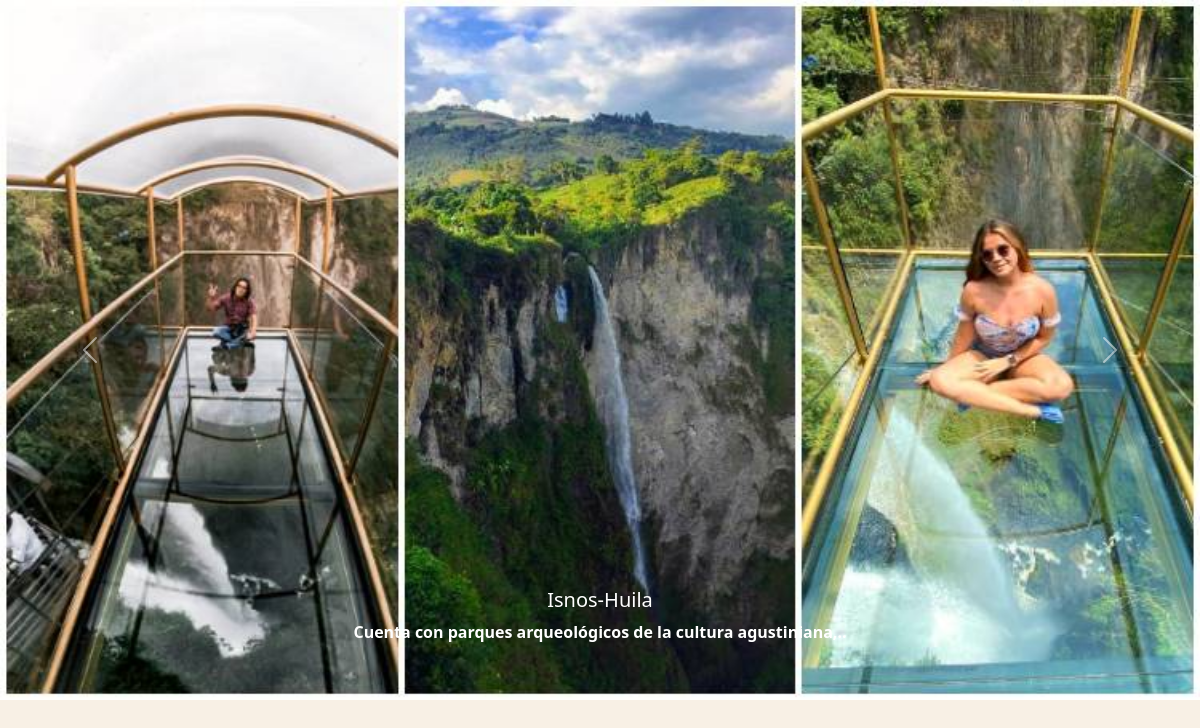
The page /php/lugaresturisticos.php on the database its author committed.
### tables this page shows
CREATE TABLE `destino` (
  `idDestino` int(6) NOT NULL,
  `descripcion` char(200) NOT NULL,
  `foto` varchar(30) NOT NULL,
  `municipio` varchar(30) NOT NULL
);

### php/lugaresturisticos.php (the view, shortened to what this page needs)
<!DOCTYPE html>
<html lang="en">
<head>
    <link href="https://cdn.jsdelivr.net/npm/bootstrap@5.3.1/dist/css/bootstrap.min.css" rel="stylesheet">
</head>
<body style="background-color: #F8F0E5;">
    <?php
    include('conexion.php');
    $sql = "SELECT * FROM `destino`";
    $result = $conexion->query($sql);
    ?>
    <div id="carouselExampleDark" class="carousel  slide" data-bs-ride="carousel" height="700px">
        <div class="carousel-inner" height="700px">
            <?php while ($row = $result->fetch_assoc()) {
                $municipio = $row['municipio'];
                $descripcion = $row['descripcion'];
                $foto = $row['foto']; ?>
                <div class="carousel-item  active" data-bs-interval="3000" height="700px">
                    <img src="../imagenes/<?= $foto ?>" class="d-block w-100" alt="..." height="700px">
                    <div class="carousel-caption d-none d-md-block">
                        <strong>
                            <h5 style="color:white"> <?= $municipio ?></h5>
                        </strong>
                        <strong>
                            <p style="color:white"><?= $descripcion ?></p>
                        </strong>
                    </div>
                </div>
            <?php } ?>
        </div>
        <button class="carousel-control-prev" type="button" data-bs-target="#carouselExampleDark" data-bs-slide="prev">
            <span class="carousel-control-prev-icon" aria-hidden="true"></span>
        </button>
        <button class="carousel-control-next" type="button" data-bs-target="#carouselExampleDark" data-bs-slide="next">
            <span class="carousel-control-next-icon" aria-hidden="true"></span>
        </button>
    </div>
</body>
</html>

### rows shown on the page
destino: foto (picture), municipio "Isnos-Huila", descripcion "Cuenta con parques arqueológicos de la cultura agustiniana,.."
